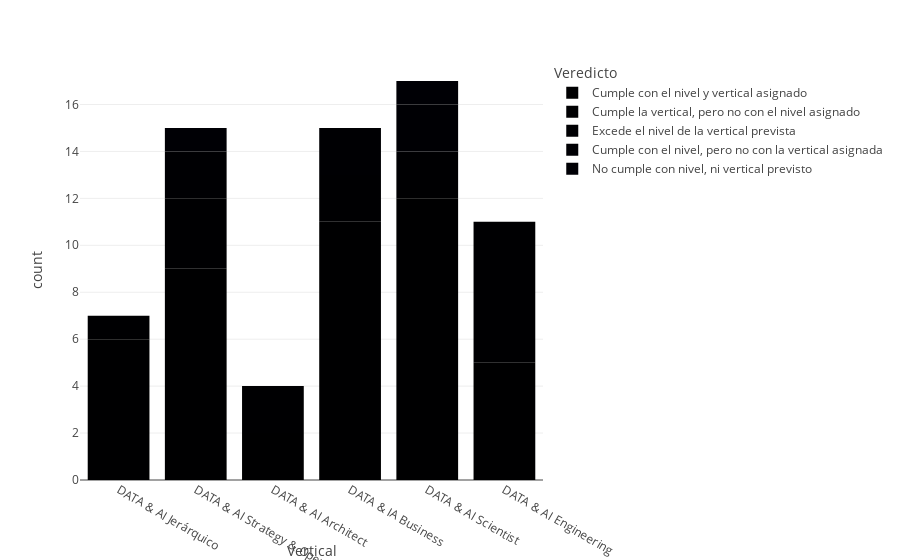

Notebook cell for this chart:
### Code cell


### Figure 1 — Plotly figure (JSON) as saved in the notebook; plotly's stock layout.template omitted (floating-point values rounded to 4 significant figures)
{"data": [{"alignmentgroup": "True", "hovertemplate": "Veredicto=Cumple con el nivel y vertical asignado<br>Vertical=%{x}<br>count=%{y}<extra></extra>", "legendgroup": "Cumple con el nivel y vertical asignado", "marker": {"color": "#000001", "pattern": {"shape": ""}}, "name": "Cumple con el nivel y vertical asignado", "offsetgroup": "Cumple con el nivel y vertical asignado", "orientation": "v", "showlegend": true, "textposition": "auto", "type": "bar", "x": ["DATA & AI Jerárquico", "DATA & AI Strategy & Operations", "DATA & AI Architect", "DATA & IA Business", "DATA & AI Scientist", "DATA & AI Engineering"], "xaxis": "x", "y": [6, 9, 2, 11, 12, 5], "yaxis": "y"}, {"alignmentgroup": "True", "hovertemplate": "Veredicto=Cumple la vertical, pero no con el nivel asignado<br>Vertical=%{x}<br>count=%{y}<extra></extra>", "legendgroup": "Cumple la vertical, pero no con el nivel asignado", "marker": {"color": "#000002", "pattern": {"shape": ""}}, "name": "Cumple la vertical, pero no con el nivel asignado", "offsetgroup": "Cumple la vertical, pero no con el nivel asignado", "orientation": "v", "showlegend": true, "textposition": "auto", "type": "bar", "x": ["DATA & AI Architect", "DATA & IA Business", "DATA & AI Scientist", "DATA & AI Strategy & Operations", "DATA & AI Jerárquico", "DATA & AI Engineering"], "xaxis": "x", "y": [2, 2, 2, 3, 1, 6], "yaxis": "y"}, {"alignmentgroup": "True", "hovertemplate": "Veredicto=Excede el nivel de la vertical prevista<br>Vertical=%{x}<br>count=%{y}<extra></extra>", "legendgroup": "Excede el nivel de la vertical prevista", "marker": {"color": "#000003", "pattern": {"shape": ""}}, "name": "Excede el nivel de la vertical prevista", "offsetgroup": "Excede el nivel de la vertical prevista", "orientation": "v", "showlegend": true, "textposition": "auto", "type": "bar", "x": ["DATA & AI Strategy & Operations", "DATA & IA Business"], "xaxis": "x", "y": [2, 2], "yaxis": "y"}, {"alignmentgroup": "True", "hovertemplate": "Veredicto=Cumple con el nivel, pero no con la vertical asignada<br>Vertical=%{x}<br>count=%{y}<extra></extra>", "legendgroup": "Cumple con el nivel, pero no con la vertical asignada", "marker": {"color": "#000004", "pattern": {"shape": ""}}, "name": "Cumple con el nivel, pero no con la vertical asignada", "offsetgroup": "Cumple con el nivel, pero no con la vertical asignada", "orientation": "v", "showlegend": true, "textposition": "auto", "type": "bar", "x": ["DATA & AI Scientist"], "xaxis": "x", "y": [2], "yaxis": "y"}, {"alignmentgroup": "True", "hovertemplate": "Veredicto=No cumple con nivel, ni vertical previsto<br>Vertical=%{x}<br>count=%{y}<extra></extra>", "legendgroup": "No cumple con nivel, ni vertical previsto", "marker": {"color": "#000005", "pattern": {"shape": ""}}, "name": "No cumple con nivel, ni vertical previsto", "offsetgroup": "No cumple con nivel, ni vertical previsto", "orientation": "v", "showlegend": true, "textposition": "auto", "type": "bar", "x": ["DATA & AI Scientist", "DATA & AI Strategy & Operations"], "xaxis": "x", "y": [1, 1], "yaxis": "y"}], "layout": {"barmode": "relative", "legend": {"title": {"text": "Veredicto"}, "tracegroupgap": 0}, "margin": {"t": 60}, "xaxis": {"anchor": "y", "domain": [0, 1], "title": {"text": "Vertical"}}, "yaxis": {"anchor": "x", "domain": [0, 1], "title": {"text": "count"}}}}
